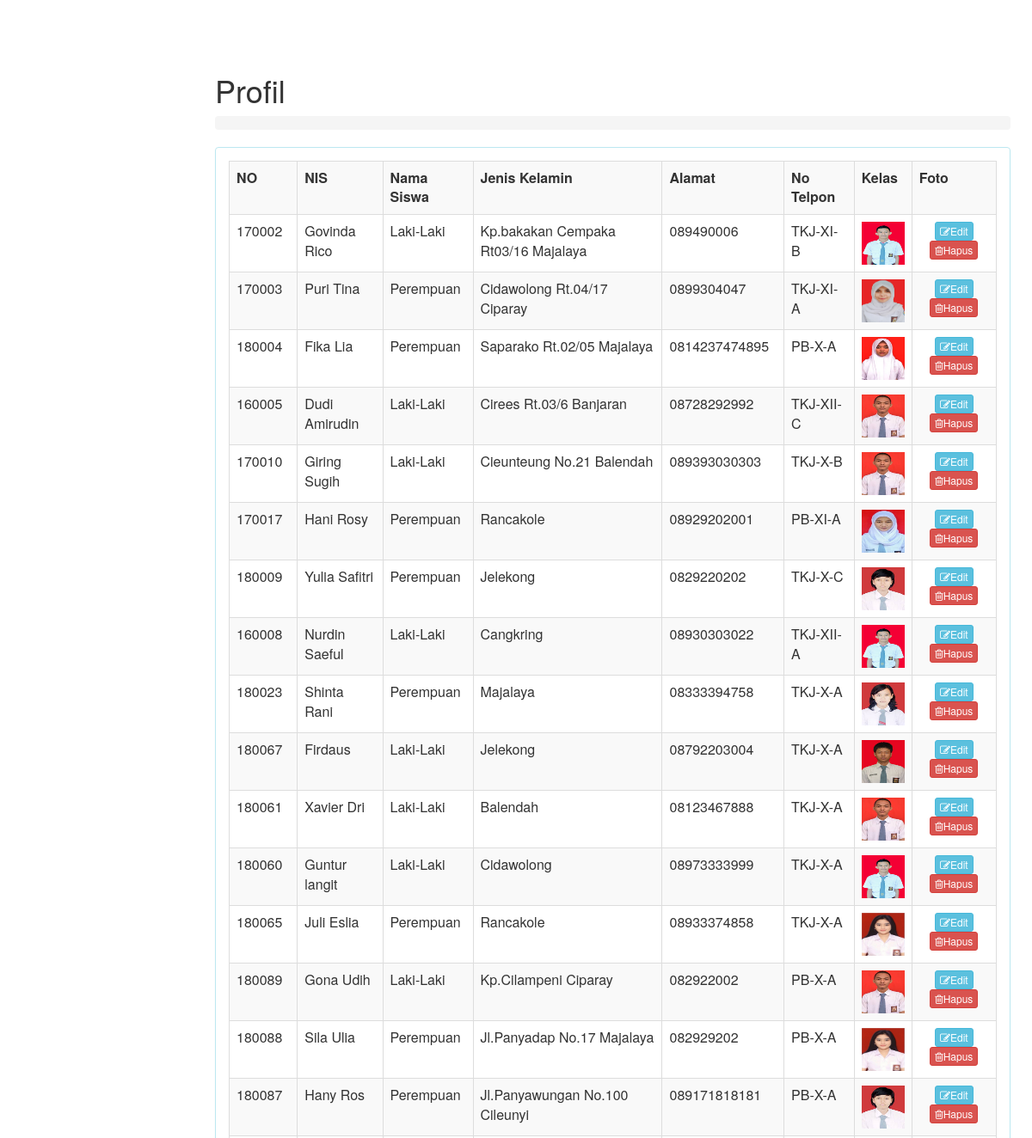
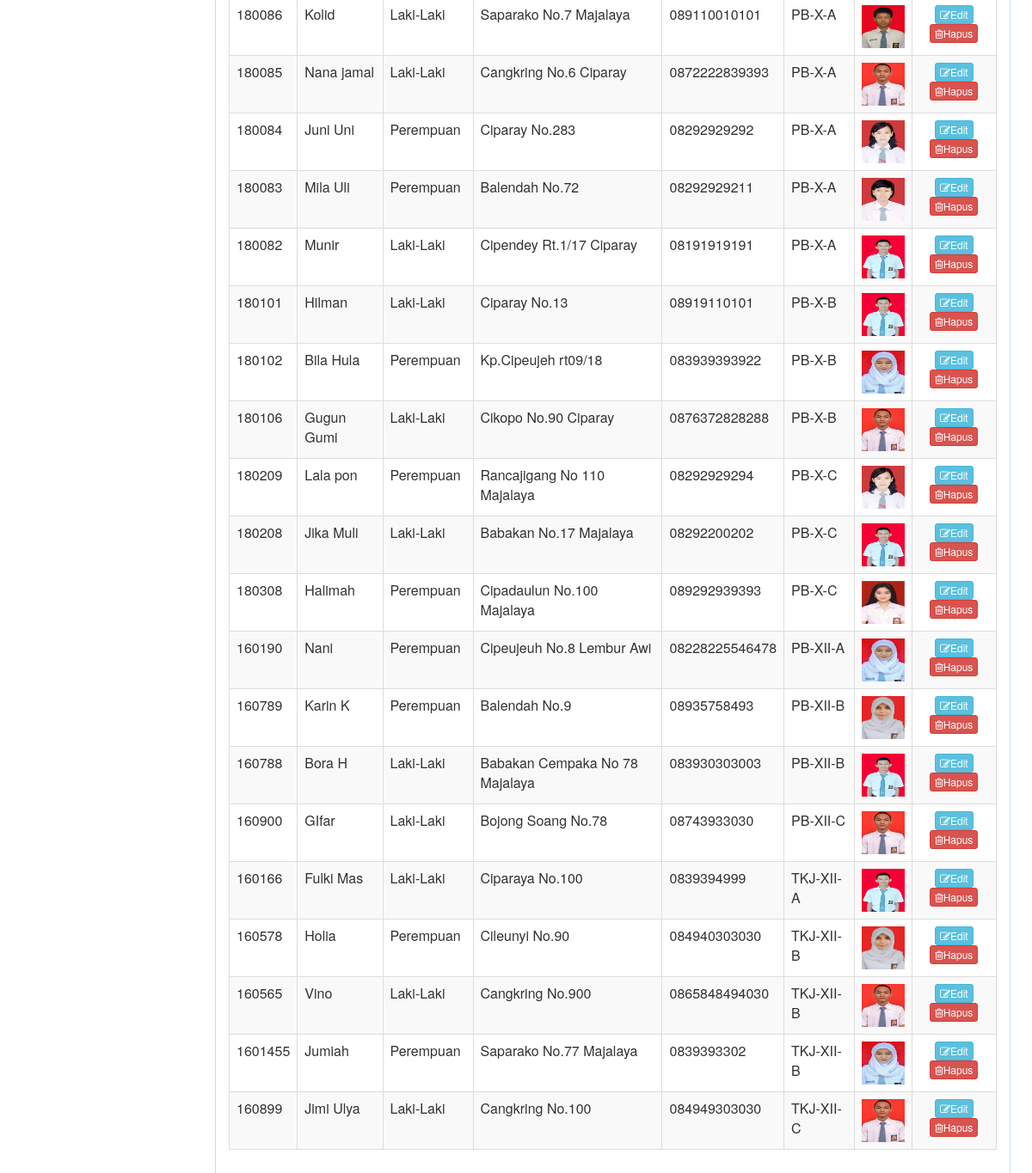
/profil.php, run on the app's committed database (2 pictures, top to bottom).
### tables this page shows
CREATE TABLE IF NOT EXISTS `tab_siswa` (
  `id_siswa` int(11) NOT NULL AUTO_INCREMENT,
  `nis` varchar(12) NOT NULL,
  `nama_siswa` varchar(30) NOT NULL,
  `jenis_kelamin` varchar(15) NOT NULL,
  `alamat` varchar(60) NOT NULL,
  `no_telp_siswa` varchar(15) NOT NULL,
  `angkatan` year(4) NOT NULL,
  `id_kelas` int(11) NOT NULL,
  `password` varchar(70) NOT NULL,
  `foto` varchar(200) NOT NULL,
  PRIMARY KEY (`id_siswa`)
);

CREATE TABLE IF NOT EXISTS `tab_kelas` (
  `id_kelas` int(11) NOT NULL AUTO_INCREMENT,
  `kode_kelas` varchar(15) NOT NULL,
  `kode_jurusan` varchar(15) NOT NULL,
  `tingkat` varchar(3) NOT NULL,
  `huruf` varchar(1) NOT NULL,
  `tahun_pelajaran` year(4) NOT NULL,
  `id_guru` int(11) NOT NULL,
  PRIMARY KEY (`id_kelas`)
);

### profil.php (the view, shortened to what this page needs)
<html lang="en">
  <head>
    <link href="assets/css/bootstrap.css" rel="stylesheet">
    <link href="assets/css/sb-admin.css" rel="stylesheet">
    <link rel="stylesheet" href="assets/font-awesome/css/font-awesome.min.css">
  </head>
<body>
 <div id="wrapper">
<?php
include"header.php";
?>
 <div id="page-wrapper">
<div class="row" id="contentInput" >
          <div class="col-lg-12">
            <h1>Profil</h1>
            <ol class="breadcrumb">
            </ol>
          </div>
      </div>
          <div class="panel panel-info">
					<div class="panel-body">
          <div class="table-responsive-sm">
              <table class="table table-bordered table-hover table-striped">
                <tr>
                  <th>NO</th>
                  <th>NIS</th>
                  <th>Nama Siswa</th>
                  <th>Jenis Kelamin</th>
                  <th>Alamat</th>
                  <th>No Telpon</th>
                  <th>Kelas</th>
                  <th>Foto</th>
                </tr>
 <?php
       $query="SELECT * FROM tab_siswa as s JOIN tab_kelas as k ON s.id_kelas=k.id_kelas ";
        $data=mysqli_query($koneksi,$query);
        if(mysqli_num_rows($data) > 0){
          while($row=mysqli_fetch_assoc($data)){
      ?>
                <tr>
                  <td><?php echo $row['nis']; ?></td>
                  <td><?php echo $row['nama_siswa']; ?></td>
                  <td><?php echo $row['jenis_kelamin']; ?></td>
                  <td><?php echo $row['alamat']; ?></td>
                  <td><?php echo $row['no_telp_siswa']; ?></td>
                  <td><?php echo $row['kode_kelas']; ?></td>
                   <?php echo"<td><img src='assets/img/siswa/".$row['foto']."' width='50' height='50'></td>";?>
                   <td colspan="2" style="text-align: center;">
                    <a   href="edit_siswa.php?id=<?php echo $row['id_siswa'];?>" type="button" class="btn btn-info btn-xs"><i class="fa fa-edit"></i>Edit</a>
                    <a onclick="return confirm('Anda Yakin akan menghapus data?')" href="hapus_siswa.php?id=<?php echo $row['id_siswa'];?>" type="button" class="btn btn-danger btn-xs"><i class="fa fa-trash-o"></i>Hapus</a>
                    </td>
                </tr>
          <?php
          }
        }
       ?>

### assets/css/sb-admin.css (style rules this page uses)
body { margin-top: 50px; }
#wrapper { padding-left: 0; }
#page-wrapper { width: 100%; padding: 5px 15px; }
@media (min-width:768px) { #wrapper { padding-left: 225px; } }
@media (min-width:768px) { #page-wrapper { padding: 15px 25px; } }

### data on the page
tab_siswa: nis "170002", nama_siswa "Govinda Rico", jenis_kelamin "Laki-Laki", alamat "Kp.bakakan Cempaka Rt03/16 Majalaya", no_telp_siswa "089490006", id_kelas.kode_kelas "TKJ-XI-B", foto (picture)
tab_siswa: nis "170003", nama_siswa "Puri Tina", jenis_kelamin "Perempuan", alamat "Cidawolong Rt.04/17 Ciparay", no_telp_siswa "0899304047", id_kelas.kode_kelas "TKJ-XI-A", foto (picture)
tab_siswa: nis "180004", nama_siswa "Fika Lia", jenis_kelamin "Perempuan", alamat "Saparako Rt.02/05 Majalaya", no_telp_siswa "0814237474895", id_kelas.kode_kelas "PB-X-A", foto (picture)
tab_siswa: nis "160005", nama_siswa "Dudi Amirudin", jenis_kelamin "Laki-Laki", alamat "Cirees Rt.03/6 Banjaran", no_telp_siswa "08728292992", id_kelas.kode_kelas "TKJ-XII-C", foto (picture)
tab_siswa: nis "170010", nama_siswa "Giring Sugih", jenis_kelamin "Laki-Laki", alamat "Cieunteung No.21 Balendah", no_telp_siswa "089393030303", id_kelas.kode_kelas "TKJ-X-B", foto (picture)
tab_siswa: nis "170017", nama_siswa "Hani Rosy", jenis_kelamin "Perempuan", alamat "Rancakole", no_telp_siswa "08929202001", id_kelas.kode_kelas "PB-XI-A", foto (picture)
tab_siswa: nis "180009", nama_siswa "Yulia Safitri", jenis_kelamin "Perempuan", alamat "Jelekong", no_telp_siswa "0829220202", id_kelas.kode_kelas "TKJ-X-C", foto (picture)
tab_siswa: nis "160008", nama_siswa "Nurdin Saeful", jenis_kelamin "Laki-Laki", alamat "Cangkring", no_telp_siswa "08930303022", id_kelas.kode_kelas "TKJ-XII-A", foto (picture)
tab_siswa: nis "180023", nama_siswa "Shinta Rani", jenis_kelamin "Perempuan", alamat "Majalaya", no_telp_siswa "08333394758", id_kelas.kode_kelas "TKJ-X-A", foto (picture)
tab_siswa: nis "180067", nama_siswa "Firdaus", jenis_kelamin "Laki-Laki", alamat "Jelekong", no_telp_siswa "08792203004", id_kelas.kode_kelas "TKJ-X-A", foto (picture)
tab_siswa: nis "180061", nama_siswa "Xavier Dri", jenis_kelamin "Laki-Laki", alamat "Balendah", no_telp_siswa "08123467888", id_kelas.kode_kelas "TKJ-X-A", foto (picture)
tab_siswa: nis "180060", nama_siswa "Guntur langit", jenis_kelamin "Laki-Laki", alamat "Cidawolong", no_telp_siswa "08973333999", id_kelas.kode_kelas "TKJ-X-A", foto (picture)
tab_siswa: nis "180065", nama_siswa "Juli Eslia", jenis_kelamin "Perempuan", alamat "Rancakole", no_telp_siswa "08933374858", id_kelas.kode_kelas "TKJ-X-A", foto (picture)
tab_siswa: nis "180089", nama_siswa "Gona Udih", jenis_kelamin "Laki-Laki", alamat "Kp.Cilampeni Ciparay", no_telp_siswa "082922002", id_kelas.kode_kelas "PB-X-A", foto (picture)
tab_siswa: nis "180088", nama_siswa "Sila Ulia", jenis_kelamin "Perempuan", alamat "Jl.Panyadap No.17 Majalaya", no_telp_siswa "082929202", id_kelas.kode_kelas "PB-X-A", foto (picture)
tab_siswa: nis "180087", nama_siswa "Hany Ros", jenis_kelamin "Perempuan", alamat "Jl.Panyawungan No.100 Cileunyi", no_telp_siswa "089171818181", id_kelas.kode_kelas "PB-X-A", foto (picture)
tab_siswa: nis "180086", nama_siswa "Kolid", jenis_kelamin "Laki-Laki", alamat "Saparako No.7 Majalaya", no_telp_siswa "089110010101", id_kelas.kode_kelas "PB-X-A", foto (picture)
tab_siswa: nis "180085", nama_siswa "Nana jamal", jenis_kelamin "Laki-Laki", alamat "Cangkring No.6 Ciparay", no_telp_siswa "0872222839393", id_kelas.kode_kelas "PB-X-A", foto (picture)
tab_siswa: nis "180084", nama_siswa "Juni Uni", jenis_kelamin "Perempuan", alamat "Ciparay No.283", no_telp_siswa "08292929292", id_kelas.kode_kelas "PB-X-A", foto (picture)
tab_siswa: nis "180083", nama_siswa "Mila Uli", jenis_kelamin "Perempuan", alamat "Balendah No.72", no_telp_siswa "08292929211", id_kelas.kode_kelas "PB-X-A", foto (picture)
tab_siswa: nis "180082", nama_siswa "Munir", jenis_kelamin "Laki-Laki", alamat "Cipendey Rt.1/17 Ciparay", no_telp_siswa "08191919191", id_kelas.kode_kelas "PB-X-A", foto (picture)
tab_siswa: nis "180101", nama_siswa "Hilman", jenis_kelamin "Laki-Laki", alamat "Ciparay No.13", no_telp_siswa "08919110101", id_kelas.kode_kelas "PB-X-B", foto (picture)
tab_siswa: nis "180102", nama_siswa "Bila Hula", jenis_kelamin "Perempuan", alamat "Kp.Cipeujeh rt09/18", no_telp_siswa "083939393922", id_kelas.kode_kelas "PB-X-B", foto (picture)
tab_siswa: nis "180106", nama_siswa "Gugun Gumi", jenis_kelamin "Laki-Laki", alamat "Cikopo No.90 Ciparay", no_telp_siswa "0876372828288", id_kelas.kode_kelas "PB-X-B", foto (picture)
tab_siswa: nis "180209", nama_siswa "Lala pon", jenis_kelamin "Perempuan", alamat "Rancajigang No 110 Majalaya", no_telp_siswa "08292929294", id_kelas.kode_kelas "PB-X-C", foto (picture)
tab_siswa: nis "180208", nama_siswa "Jika Muli", jenis_kelamin "Laki-Laki", alamat "Babakan No.17 Majalaya", no_telp_siswa "08292200202", id_kelas.kode_kelas "PB-X-C", foto (picture)
tab_siswa: nis "180308", nama_siswa "Halimah", jenis_kelamin "Perempuan", alamat "Cipadaulun No.100 Majalaya", no_telp_siswa "089292939393", id_kelas.kode_kelas "PB-X-C", foto (picture)
tab_siswa: nis "160190", nama_siswa "Nani", jenis_kelamin "Perempuan", alamat "Cipeujeuh No.8 Lembur Awi", no_telp_siswa "08228225546478", id_kelas.kode_kelas "PB-XII-A", foto (picture)
tab_siswa: nis "160789", nama_siswa "Karin K", jenis_kelamin "Perempuan", alamat "Balendah No.9", no_telp_siswa "08935758493", id_kelas.kode_kelas "PB-XII-B", foto (picture)
tab_siswa: nis "160788", nama_siswa "Bora H", jenis_kelamin "Laki-Laki", alamat "Babakan Cempaka No 78 Majalaya", no_telp_siswa "083930303003", id_kelas.kode_kelas "PB-XII-B", foto (picture)
tab_siswa: nis "160900", nama_siswa "GIfar", jenis_kelamin "Laki-Laki", alamat "Bojong Soang No.78", no_telp_siswa "08743933030", id_kelas.kode_kelas "PB-XII-C", foto (picture)
tab_siswa: nis "160166", nama_siswa "Fulki Mas", jenis_kelamin "Laki-Laki", alamat "Ciparaya No.100", no_telp_siswa "0839394999", id_kelas.kode_kelas "TKJ-XII-A", foto (picture)
tab_siswa: nis "160578", nama_siswa "Holia", jenis_kelamin "Perempuan", alamat "Cileunyi No.90", no_telp_siswa "084940303030", id_kelas.kode_kelas "TKJ-XII-B", foto (picture)
tab_siswa: nis "160565", nama_siswa "Vino", jenis_kelamin "Laki-Laki", alamat "Cangkring No.900", no_telp_siswa "0865848494030", id_kelas.kode_kelas "TKJ-XII-B", foto (picture)
tab_siswa: nis "1601455", nama_siswa "Jumiah", jenis_kelamin "Perempuan", alamat "Saparako No.77 Majalaya", no_telp_siswa "0839393302", id_kelas.kode_kelas "TKJ-XII-B", foto (picture)
tab_siswa: nis "160899", nama_siswa "Jimi Ulya", jenis_kelamin "Laki-Laki", alamat "Cangkring No.100", no_telp_siswa "084949303030", id_kelas.kode_kelas "TKJ-XII-C", foto (picture)
